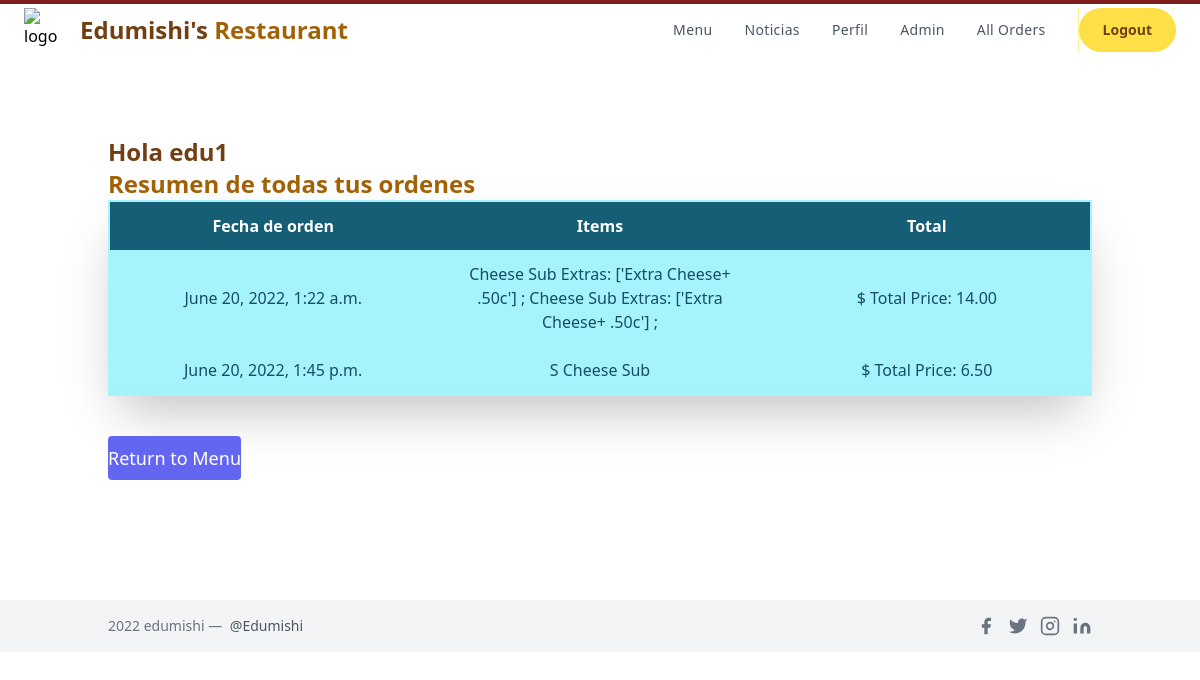
Page /profile (signed in) on the committed database.
### orders/models.py (models this page shows, shortened)
class Order(models.Model):
    ref_code = models.CharField(max_length=15, blank=True)
    owner = models.ForeignKey(Profile, on_delete=models.SET_NULL, null=True)
    is_ordered = models.BooleanField(default=False)
    ordered_items = models.ManyToManyField(OrderItem)
    date_ordered = models.DateTimeField(auto_now=True)
    def get_cart_total(self):
        return sum([item.menu_item.price for item in self.ordered_items.all()]
        + [item.extras_cost for item in self.ordered_items.all()])

class OrderItem(models.Model):
    menu_item = models.ForeignKey(Menu_Item,on_delete=models.CASCADE,
                                    blank=True, null=True)
    is_ordered = models.BooleanField(default=False)
    date_added = models.DateTimeField(auto_now=True)
    date_ordered = models.DateTimeField(null=True)
    is_topping =models.BooleanField(default=False)
    num_extras = models.IntegerField( blank=True, default=0)
    extras = models.CharField(max_length=400,  blank=True, null=True)
    extras_cost = models.DecimalField(max_digits=4,decimal_places=2, default = 0.00)
    ptoppings = models.CharField(max_length=400,  blank=True, null=True)

class Menu_Item(models.Model):
    MENU_CATEGORIES = (
    ('Pizza', 'Pizza'),
    ('Pasta', 'Pasta'),
    ('Subs', 'Subs'),
    ('Salad', 'Salad'),
    ('Dinner_Platter', 'Dinner_Platter'),
    ('Topping', 'Topping'),
    ('Extra', 'Extra'),
    ('Dessert', 'Dessert'),
    ('Pastry', 'Pastry'),
    ('Main', 'Main'),
    ('Appetizer', 'Appetizer'),
    ('Side', 'Side'),
    ('Miscellaneous', 'Miscellaneous')
    )
    SIZE_CATEGORIES = (
    ('Sm', 'Small'),
    ('Md', 'Medium'),
    ('Lg', 'Large'),
    ('XL', 'Extra_Large')
    )
    category = models.CharField(max_length=36, null=True, blank=True,
                                choices=MENU_CATEGORIES,
                                help_text='Categoría del elemento del menú.')
    name = models.CharField(max_length=128,
                            help_text='Nombre del elemento del menú')
    price =  models.DecimalField(max_digits=4, null=True, blank=True,
                                decimal_places=2, default=0.00)
    sizes = models.CharField(max_length=4, null=True, blank=True,
                                choices=SIZE_CATEGORIES,
                                help_text='Ingrese el tamaños \
                                            del elemento del menú')
    toppings = models.CharField( max_length=400, blank=True, null=True,
                                help_text='Introducir ingredientes')
    num_toppings = models.CharField(max_length=10, blank=True, null=True)

### orders/views.py (the view)
# urls.py: path('profile', views.profile, name='profile'),
@login_required()
def profile(request):
    my_user_profile = Profile.objects.filter(user=request.user).first()
    my_orders = Order.objects.filter(is_ordered=True, owner=my_user_profile) #ojo aqui tambien
    context = { 'my_orders': my_orders, 'user': request.user}
    return render(request, "orders/profile.html", context)

### orders/templates/orders/profile.html (shortened to what this page needs)
{% extends 'orders/layout.html' %}
{%block template%}
<div class="container px-5 py-20 mx-auto flex flex-wrap items-center">
    <div>
        <h1 class="text-2xl font-bold text-yellow-900">
            Hola {{user}} <h1 class="text-2xl font-bold text-yellow-700"> Resumen de todas tus ordenes</h1>
        </h1>
        <table class="shadow-2xl border-2 border-cyan-200 w-full md:table-fixed content-center">
            <thead class="text-white">
                <tr>
                    <th class="py-3 bg-cyan-800">Fecha de orden</th>
                    <th class="py-3 bg-cyan-800">Items</th>
                    <th class="py-3 bg-cyan-800">Total</th>
                </tr>
            </thead>
            <tbody class="text-cyan-900 text-center">
                {% for order in my_orders %}
                    <tr class="bg-cyan-200 hover:bg-cyan-100 cursor-pointer duration-300">
                        <td class="py-3 px-6">{{ order.date_ordered }}</td>
                        <td class="py-3 px-6">{% for item in order.ordered_items.all %}
                            {% if item.menu_item.category == "Subs" and item.num_extras == 0 %}
                            {{item.menu_item.sizes}}
                            {{ item.menu_item.name }}
                            {% endif %}
                            {% if item.num_extras > 0 %}
                            {{ item.menu_item.name }}
                            Extras: {{ item.extras }} ;
                            {% endif %}
                            {% endfor %}
                        </td>
                        <td class="py-3 px-6">$ Total Price: {{ order.get_cart_total }}</td>
                    </tr>
                    {% empty %}
                    <tr>
                        <td class="py-3 px-6"></td>
                        <td class="py-3 px-6">No tienes ordenes</td>
                        <td class="py-3 px-6"></td>
                    </tr>
                {% endfor %}
            </tbody>
        </table>
            <button class="text-white bg-indigo-500 border-0 py-2 my-10 focus:outline-none hover:bg-indigo-600 rounded text-lg"><a href="{% url 'orders:index' %}" >
                {% if not order %}Return to Menu{% else %}Go to Menu {% endif %}
              </a></button>
    </div>
</div>
{% endblock %}

### rows in the picture
Order: date_ordered "June 20, 2022, 1:22 a.m.", get_cart_total "14.00"
OrderItem: menu_item.name "Cheese Sub", extras "['Extra Cheese+ .50c']"
OrderItem: menu_item.name "Cheese Sub", extras "['Extra Cheese+ .50c']"
Order: date_ordered "June 20, 2022, 1:45 p.m.", get_cart_total "6.50"
OrderItem: menu_item.sizes "S", menu_item.name "Cheese Sub"

### other values in the picture
{{ user }} "edu1"
